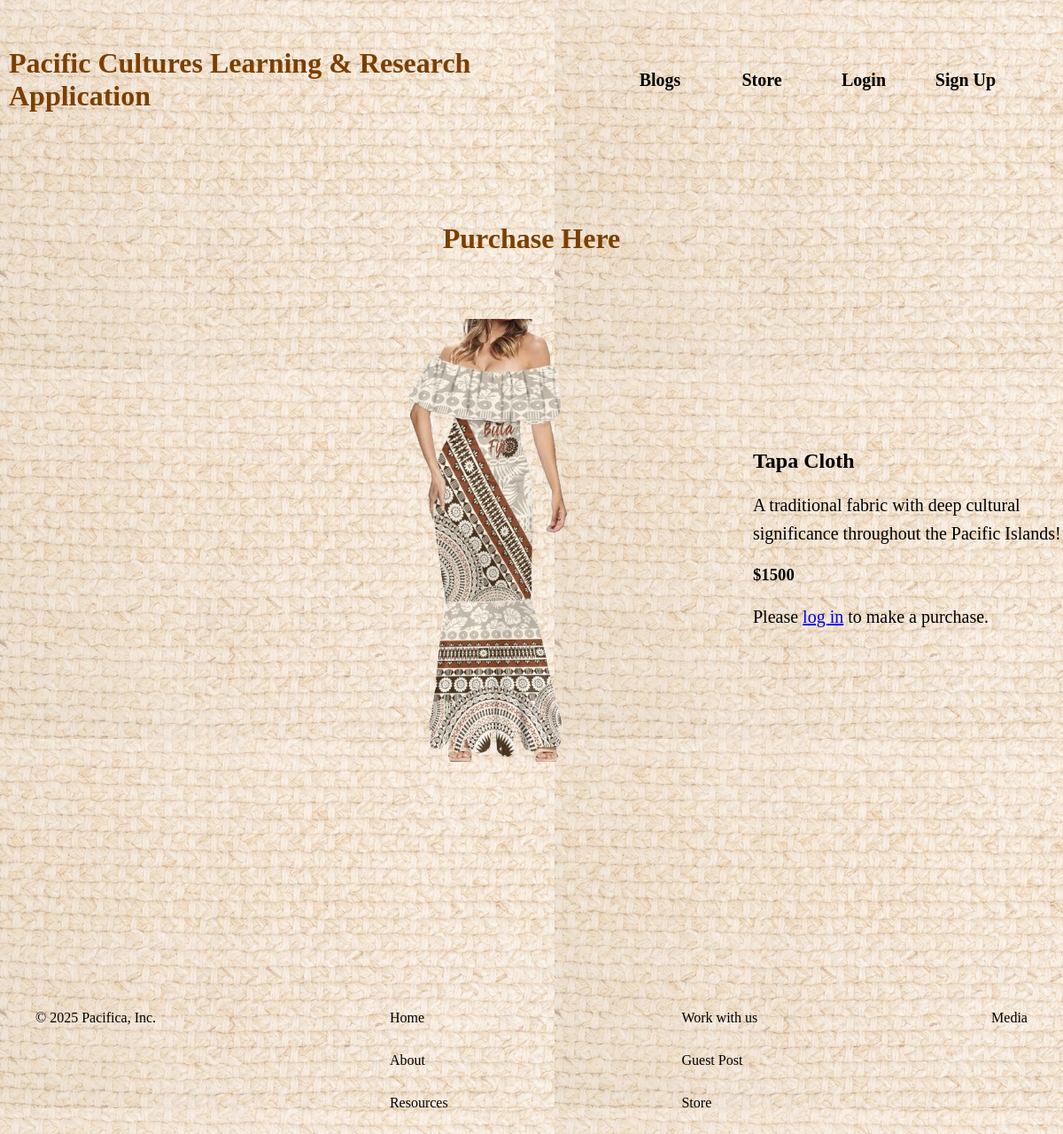
Page /products/purchase/3 on the committed database.
### products/models.py (models this page shows, shortened)
class Purchase(models.Model):
    name = models.CharField(max_length=100)
    description = models.TextField(null=True, blank=True)
    description_one = models.TextField(null=True, blank=True)
    image = models.ImageField(upload_to='dine_images/', null=True, blank=True)

### products/views.py (the view)
# urls.py: path('purchase/<int:pk>', PurchaseView.as_view(), name='buy_products'),
class PurchaseView(DetailView):
    model = Purchase
    template_name = "buy_product.html"

### products/templates/buy_product.html (shortened to what this page needs)
{% extends 'base.html' %}
{% block content %}
{% load static %}
<div class="home-container">
    <h1>Purchase Here</h1>
</div>
<div class="purchase-container">
    {% if purchase.image %}
        <img src="{{ purchase.image.url }}" alt="{{ purchase.name }} Image" class="purchase-image" />
    {% else %}
        <p>No image available</p>
    {% endif %}
    <div class="purchase-details">
        <h2>{{ purchase.name }}</h2>
        <p>{{ purchase.description }}</p>
        <h3>{{ purchase.description_one }}</h3>
        {% if user.is_authenticated %}
        <form>
            <div class="card">
                <input
                    type="text"
                    id="name"
                    name="name"
                    placeholder="Card Number"
                    required
                />
            </div>
            <div class="card">
                <input
                    type="text"
                    id="name"
                    name="name"
                    placeholder="Cardholder Name"
                    required
                />
            </div>
            <div class="card">
                <input
                    type="text"
                    id="name"
                    name="name"
                    placeholder="Expiry Date"
                    required
                />
            </div>
            <div class="card">
                <input
                    type="text"
                    id="name"
                    name="name"
                    placeholder="CVV Number"
                    required
                />
            </div>
        </form>
        <div class="purchase-button">
            <button>Purchase</button>
        </div>
        {% else %}
        <p>Please <a href="{% url 'login' %}">log in</a> to make a purchase.</p>
        {% endif %}
    </div>
</div>
{% endblock %}

### static/css/base.css (style rules this page uses)
html, body { box-sizing: border-box; margin: 0; padding: 0; }
body { position: relative; }
body::before { content: ''; position: absolute; top: 0; left: 0; right: 0; bottom: 0; background-image: url('/static/straw.jpg'); background-attachment: fixed; opacity: 0.5; z-index: -1; }
.home-container { text-align: center; }
.home-container h1 { position: relative; color: #7B3F00; font-family: 'Dancing Script', cursive; text-decoration: none; padding: 50px; }
.purchase-container { display: flex; gap: 50px; align-items: center; }
.purchase-image { height: auto; border-radius: 10px; margin-left: 300px; }
.purchase-details { flex: 1; }
.purchase-details p { font-size: 20px; line-height: 1.6; }

### rows in the picture
Purchase: image (picture), name "Tapa Cloth", description "A traditional fabric with deep cultural significance throughout the Pacific Islands!", description_one "$1500"
